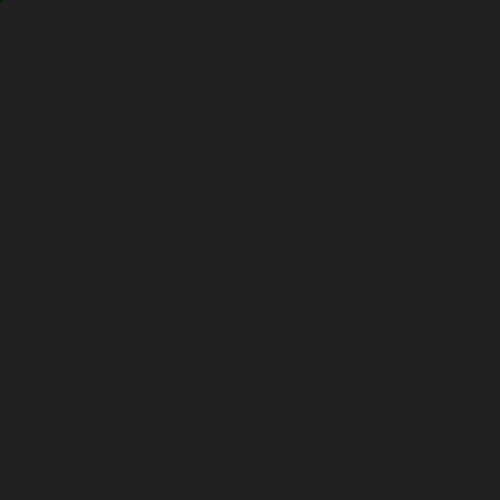
Frame 1 (no input)
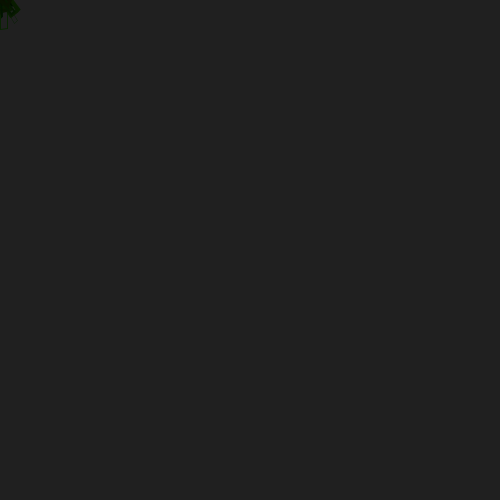
Frame 60 (the mouse pressed at the canvas centre just before this capture)
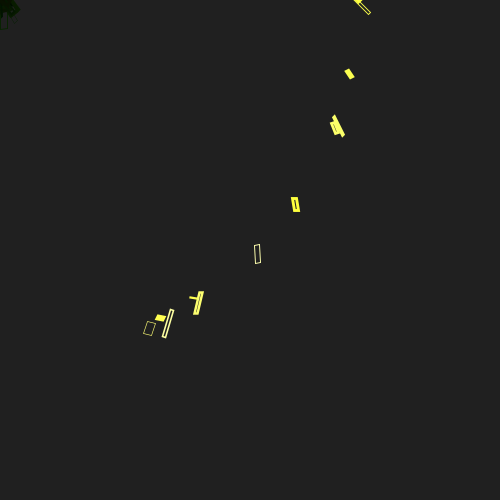
Frame 120 (the mouse held since frame 60 and released just before this capture)

The Processing sketch that drew these frames (run headless with seeded random() and noise(); from frame 60 on, the mouse is pressed at the canvas centre):

// Processing sketch: processing_13406
// ── processing_13406.pde

void setup(){
  size(500,500);
  background(random(50));
  noFill();
  smooth();
  frameRate(100);
}
 
void draw(){
  float a = random(10);
  float b = random(30);
  float c = random(50,200);
  float d = random(0.1,4);
  rotate(c);
  stroke (mouseX+a,mouseY+a+b,mouseY-c);
  strokeWeight (d);
  rect (mouseX,mouseY,a,b);
  }
                
                
